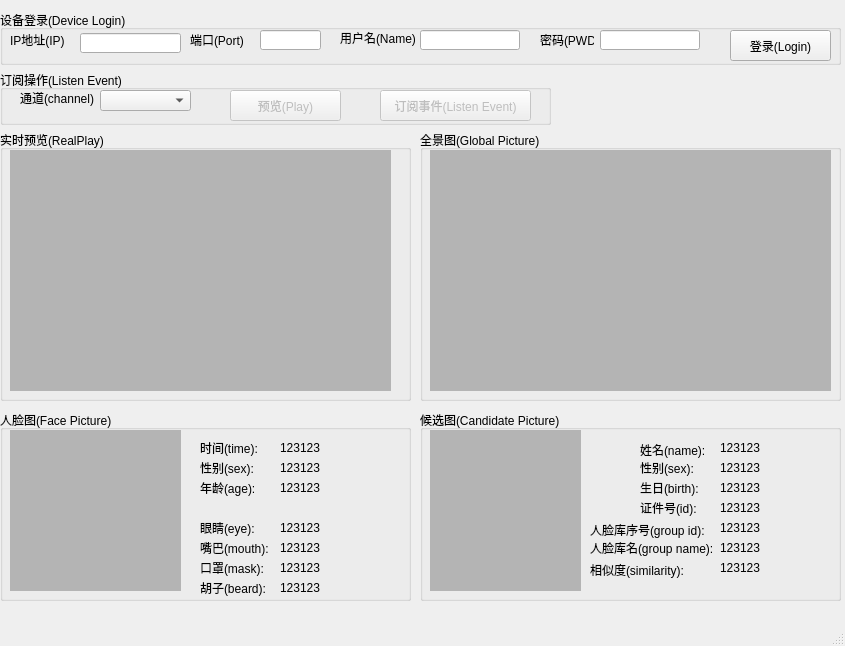
<?xml version="1.0" encoding="UTF-8"?>
<ui version="4.0">
 <class>MainWindow</class>
 <widget class="QMainWindow" name="MainWindow">
  <property name="geometry">
   <rect>
    <x>0</x>
    <y>0</y>
    <width>845</width>
    <height>646</height>
   </rect>
  </property>
  <property name="windowTitle">
   <string>目标识别(TargetRecognition)</string>
  </property>
  <widget class="QWidget" name="centralwidget">
   <widget class="QGroupBox" name="groupBox">
    <property name="geometry">
     <rect>
      <x>0</x>
      <y>10</y>
      <width>841</width>
      <height>55</height>
     </rect>
    </property>
    <property name="title">
     <string>设备登录(Device Login)</string>
    </property>
    <widget class="QLabel" name="label">
     <property name="geometry">
      <rect>
       <x>190</x>
       <y>22</y>
       <width>60</width>
       <height>16</height>
      </rect>
     </property>
     <property name="text">
      <string>端口(Port)</string>
     </property>
    </widget>
    <widget class="QLineEdit" name="Port_lineEdit">
     <property name="enabled">
      <bool>true</bool>
     </property>
     <property name="geometry">
      <rect>
       <x>260</x>
       <y>20</y>
       <width>61</width>
       <height>20</height>
      </rect>
     </property>
     <property name="text">
      <string/>
     </property>
    </widget>
    <widget class="QLineEdit" name="Name_lineEdit">
     <property name="geometry">
      <rect>
       <x>420</x>
       <y>20</y>
       <width>100</width>
       <height>20</height>
      </rect>
     </property>
    </widget>
    <widget class="QLabel" name="label_2">
     <property name="geometry">
      <rect>
       <x>340</x>
       <y>20</y>
       <width>91</width>
       <height>16</height>
      </rect>
     </property>
     <property name="text">
      <string>用户名(Name)</string>
     </property>
    </widget>
    <widget class="QLabel" name="label_3">
     <property name="geometry">
      <rect>
       <x>10</x>
       <y>22</y>
       <width>60</width>
       <height>16</height>
      </rect>
     </property>
     <property name="text">
      <string>IP地址(IP)</string>
     </property>
    </widget>
    <widget class="QLineEdit" name="IP_lineEdit">
     <property name="geometry">
      <rect>
       <x>80</x>
       <y>23</y>
       <width>101</width>
       <height>20</height>
      </rect>
     </property>
     <property name="text">
      <string/>
     </property>
    </widget>
    <widget class="QLabel" name="label_4">
     <property name="geometry">
      <rect>
       <x>540</x>
       <y>22</y>
       <width>54</width>
       <height>16</height>
      </rect>
     </property>
     <property name="text">
      <string>密码(PWD)</string>
     </property>
    </widget>
    <widget class="QLineEdit" name="Pwd_lineEdit">
     <property name="geometry">
      <rect>
       <x>600</x>
       <y>20</y>
       <width>100</width>
       <height>20</height>
      </rect>
     </property>
     <property name="echoMode">
      <enum>QLineEdit::Password</enum>
     </property>
    </widget>
    <widget class="QPushButton" name="Login_pushButton">
     <property name="geometry">
      <rect>
       <x>730</x>
       <y>20</y>
       <width>101</width>
       <height>31</height>
      </rect>
     </property>
     <property name="text">
      <string>登录(Login)</string>
     </property>
    </widget>
   </widget>
   <widget class="QGroupBox" name="groupBox_3">
    <property name="geometry">
     <rect>
      <x>0</x>
      <y>70</y>
      <width>551</width>
      <height>55</height>
     </rect>
    </property>
    <property name="title">
     <string>订阅操作(Listen Event)</string>
    </property>
    <widget class="QComboBox" name="Channel_comboBox">
     <property name="geometry">
      <rect>
       <x>100</x>
       <y>20</y>
       <width>91</width>
       <height>21</height>
      </rect>
     </property>
    </widget>
    <widget class="QLabel" name="label_5">
     <property name="geometry">
      <rect>
       <x>20</x>
       <y>20</y>
       <width>81</width>
       <height>16</height>
      </rect>
     </property>
     <property name="text">
      <string>通道(channel)</string>
     </property>
    </widget>
    <widget class="QPushButton" name="ListenEvent_pushButton">
     <property name="enabled">
      <bool>false</bool>
     </property>
     <property name="geometry">
      <rect>
       <x>380</x>
       <y>20</y>
       <width>151</width>
       <height>31</height>
      </rect>
     </property>
     <property name="text">
      <string>订阅事件(Listen Event)</string>
     </property>
    </widget>
    <widget class="QPushButton" name="Play_pushButton">
     <property name="enabled">
      <bool>false</bool>
     </property>
     <property name="geometry">
      <rect>
       <x>230</x>
       <y>20</y>
       <width>111</width>
       <height>31</height>
      </rect>
     </property>
     <property name="text">
      <string>预览(Play)</string>
     </property>
    </widget>
   </widget>
   <widget class="QGroupBox" name="groupBox_2">
    <property name="geometry">
     <rect>
      <x>0</x>
      <y>130</y>
      <width>411</width>
      <height>271</height>
     </rect>
    </property>
    <property name="title">
     <string>实时预览(RealPlay)</string>
    </property>
    <widget class="QLabel" name="Play_wnd">
     <property name="geometry">
      <rect>
       <x>10</x>
       <y>20</y>
       <width>381</width>
       <height>241</height>
      </rect>
     </property>
     <property name="styleSheet">
      <string notr="true">background-color: rgb(180, 180, 180);</string>
     </property>
     <property name="text">
      <string/>
     </property>
     <property name="alignment">
      <set>Qt::AlignCenter</set>
     </property>
    </widget>
   </widget>
   <widget class="QGroupBox" name="GlobalImg_groupBox">
    <property name="geometry">
     <rect>
      <x>420</x>
      <y>130</y>
      <width>421</width>
      <height>271</height>
     </rect>
    </property>
    <property name="title">
     <string>全景图(Global Picture)</string>
    </property>
    <widget class="QLabel" name="GlobalImg_wnd">
     <property name="geometry">
      <rect>
       <x>10</x>
       <y>20</y>
       <width>401</width>
       <height>241</height>
      </rect>
     </property>
     <property name="styleSheet">
      <string notr="true">background-color: rgb(180, 180, 180);</string>
     </property>
     <property name="text">
      <string/>
     </property>
    </widget>
   </widget>
   <widget class="QGroupBox" name="FaceImg_groupBox">
    <property name="geometry">
     <rect>
      <x>0</x>
      <y>410</y>
      <width>411</width>
      <height>191</height>
     </rect>
    </property>
    <property name="title">
     <string>人脸图(Face Picture)</string>
    </property>
    <widget class="QLabel" name="FaceImg_wnd">
     <property name="geometry">
      <rect>
       <x>10</x>
       <y>20</y>
       <width>171</width>
       <height>161</height>
      </rect>
     </property>
     <property name="styleSheet">
      <string notr="true">background-color: rgb(180, 180, 180);</string>
     </property>
     <property name="lineWidth">
      <number>0</number>
     </property>
     <property name="text">
      <string/>
     </property>
    </widget>
    <widget class="QLabel" name="label_14">
     <property name="geometry">
      <rect>
       <x>200</x>
       <y>30</y>
       <width>71</width>
       <height>16</height>
      </rect>
     </property>
     <property name="text">
      <string>时间(time):</string>
     </property>
    </widget>
    <widget class="QLabel" name="face_time_label">
     <property name="geometry">
      <rect>
       <x>280</x>
       <y>30</y>
       <width>131</width>
       <height>16</height>
      </rect>
     </property>
     <property name="text">
      <string>123123</string>
     </property>
    </widget>
    <widget class="QLabel" name="label_10">
     <property name="geometry">
      <rect>
       <x>200</x>
       <y>50</y>
       <width>71</width>
       <height>16</height>
      </rect>
     </property>
     <property name="text">
      <string>性别(sex):</string>
     </property>
    </widget>
    <widget class="QLabel" name="face_sex_label">
     <property name="geometry">
      <rect>
       <x>280</x>
       <y>50</y>
       <width>131</width>
       <height>16</height>
      </rect>
     </property>
     <property name="text">
      <string>123123</string>
     </property>
    </widget>
    <widget class="QLabel" name="label_11">
     <property name="geometry">
      <rect>
       <x>200</x>
       <y>70</y>
       <width>71</width>
       <height>16</height>
      </rect>
     </property>
     <property name="text">
      <string>年龄(age):</string>
     </property>
    </widget>
    <widget class="QLabel" name="face_age_label">
     <property name="geometry">
      <rect>
       <x>280</x>
       <y>70</y>
       <width>131</width>
       <height>16</height>
      </rect>
     </property>
     <property name="text">
      <string>123123</string>
     </property>
    </widget>
    <widget class="QLabel" name="label_17">
     <property name="geometry">
      <rect>
       <x>200</x>
       <y>110</y>
       <width>71</width>
       <height>16</height>
      </rect>
     </property>
     <property name="text">
      <string>眼睛(eye):</string>
     </property>
    </widget>
    <widget class="QLabel" name="label_18">
     <property name="geometry">
      <rect>
       <x>200</x>
       <y>130</y>
       <width>81</width>
       <height>16</height>
      </rect>
     </property>
     <property name="text">
      <string>嘴巴(mouth):</string>
     </property>
    </widget>
    <widget class="QLabel" name="label_19">
     <property name="geometry">
      <rect>
       <x>200</x>
       <y>150</y>
       <width>71</width>
       <height>16</height>
      </rect>
     </property>
     <property name="text">
      <string>口罩(mask):</string>
     </property>
    </widget>
    <widget class="QLabel" name="label_20">
     <property name="geometry">
      <rect>
       <x>200</x>
       <y>170</y>
       <width>91</width>
       <height>16</height>
      </rect>
     </property>
     <property name="text">
      <string>胡子(beard):</string>
     </property>
    </widget>
    <widget class="QLabel" name="face_eye_label">
     <property name="geometry">
      <rect>
       <x>280</x>
       <y>110</y>
       <width>131</width>
       <height>16</height>
      </rect>
     </property>
     <property name="text">
      <string>123123</string>
     </property>
    </widget>
    <widget class="QLabel" name="face_mouth_label">
     <property name="geometry">
      <rect>
       <x>280</x>
       <y>130</y>
       <width>121</width>
       <height>16</height>
      </rect>
     </property>
     <property name="text">
      <string>123123</string>
     </property>
    </widget>
    <widget class="QLabel" name="face_mask_label">
     <property name="geometry">
      <rect>
       <x>280</x>
       <y>150</y>
       <width>131</width>
       <height>16</height>
      </rect>
     </property>
     <property name="text">
      <string>123123</string>
     </property>
    </widget>
    <widget class="QLabel" name="face_beard_label">
     <property name="geometry">
      <rect>
       <x>280</x>
       <y>170</y>
       <width>131</width>
       <height>16</height>
      </rect>
     </property>
     <property name="text">
      <string>123123</string>
     </property>
    </widget>
   </widget>
   <widget class="QGroupBox" name="CandidateImg_groupBox">
    <property name="geometry">
     <rect>
      <x>420</x>
      <y>410</y>
      <width>421</width>
      <height>191</height>
     </rect>
    </property>
    <property name="title">
     <string>候选图(Candidate Picture)</string>
    </property>
    <widget class="QLabel" name="CandidateImg_wnd">
     <property name="geometry">
      <rect>
       <x>10</x>
       <y>20</y>
       <width>151</width>
       <height>161</height>
      </rect>
     </property>
     <property name="styleSheet">
      <string notr="true">background-color: rgb(180, 180, 180);</string>
     </property>
     <property name="text">
      <string/>
     </property>
    </widget>
    <widget class="QLabel" name="label_25">
     <property name="geometry">
      <rect>
       <x>220</x>
       <y>30</y>
       <width>71</width>
       <height>20</height>
      </rect>
     </property>
     <property name="text">
      <string>姓名(name):</string>
     </property>
    </widget>
    <widget class="QLabel" name="candidate_name_label">
     <property name="geometry">
      <rect>
       <x>300</x>
       <y>30</y>
       <width>121</width>
       <height>16</height>
      </rect>
     </property>
     <property name="text">
      <string>123123</string>
     </property>
    </widget>
    <widget class="QLabel" name="label_27">
     <property name="geometry">
      <rect>
       <x>220</x>
       <y>50</y>
       <width>71</width>
       <height>16</height>
      </rect>
     </property>
     <property name="text">
      <string>性别(sex):</string>
     </property>
    </widget>
    <widget class="QLabel" name="candidate_sex_label">
     <property name="geometry">
      <rect>
       <x>300</x>
       <y>50</y>
       <width>121</width>
       <height>16</height>
      </rect>
     </property>
     <property name="text">
      <string>123123</string>
     </property>
    </widget>
    <widget class="QLabel" name="label_29">
     <property name="geometry">
      <rect>
       <x>220</x>
       <y>70</y>
       <width>71</width>
       <height>16</height>
      </rect>
     </property>
     <property name="text">
      <string>生日(birth):</string>
     </property>
    </widget>
    <widget class="QLabel" name="candidate_birth_label">
     <property name="geometry">
      <rect>
       <x>300</x>
       <y>70</y>
       <width>121</width>
       <height>16</height>
      </rect>
     </property>
     <property name="text">
      <string>123123</string>
     </property>
    </widget>
    <widget class="QLabel" name="label_30">
     <property name="geometry">
      <rect>
       <x>220</x>
       <y>90</y>
       <width>81</width>
       <height>16</height>
      </rect>
     </property>
     <property name="text">
      <string>证件号(id):</string>
     </property>
    </widget>
    <widget class="QLabel" name="candidate_id_label">
     <property name="geometry">
      <rect>
       <x>300</x>
       <y>90</y>
       <width>121</width>
       <height>16</height>
      </rect>
     </property>
     <property name="text">
      <string>123123</string>
     </property>
    </widget>
    <widget class="QLabel" name="label_32">
     <property name="geometry">
      <rect>
       <x>170</x>
       <y>110</y>
       <width>131</width>
       <height>20</height>
      </rect>
     </property>
     <property name="text">
      <string>人脸库序号(group id):</string>
     </property>
    </widget>
    <widget class="QLabel" name="label_33">
     <property name="geometry">
      <rect>
       <x>170</x>
       <y>130</y>
       <width>131</width>
       <height>16</height>
      </rect>
     </property>
     <property name="text">
      <string>人脸库名(group name):</string>
     </property>
    </widget>
    <widget class="QLabel" name="label_34">
     <property name="geometry">
      <rect>
       <x>170</x>
       <y>150</y>
       <width>131</width>
       <height>20</height>
      </rect>
     </property>
     <property name="text">
      <string>相似度(similarity):</string>
     </property>
    </widget>
    <widget class="QLabel" name="candidate_library_no_label">
     <property name="geometry">
      <rect>
       <x>300</x>
       <y>110</y>
       <width>121</width>
       <height>16</height>
      </rect>
     </property>
     <property name="text">
      <string>123123</string>
     </property>
    </widget>
    <widget class="QLabel" name="candidate_library_name_label">
     <property name="geometry">
      <rect>
       <x>300</x>
       <y>130</y>
       <width>121</width>
       <height>16</height>
      </rect>
     </property>
     <property name="text">
      <string>123123</string>
     </property>
    </widget>
    <widget class="QLabel" name="candidate_similarity_label">
     <property name="geometry">
      <rect>
       <x>300</x>
       <y>150</y>
       <width>121</width>
       <height>16</height>
      </rect>
     </property>
     <property name="text">
      <string>123123</string>
     </property>
    </widget>
   </widget>
   <zorder>FaceImg_groupBox</zorder>
   <zorder>groupBox</zorder>
   <zorder>groupBox_3</zorder>
   <zorder>groupBox_2</zorder>
   <zorder>GlobalImg_groupBox</zorder>
   <zorder>CandidateImg_groupBox</zorder>
  </widget>
  <widget class="QMenuBar" name="menubar">
   <property name="geometry">
    <rect>
     <x>0</x>
     <y>0</y>
     <width>845</width>
     <height>23</height>
    </rect>
   </property>
  </widget>
  <widget class="QStatusBar" name="statusbar"/>
 </widget>
 <resources/>
 <connections/>
</ui>
